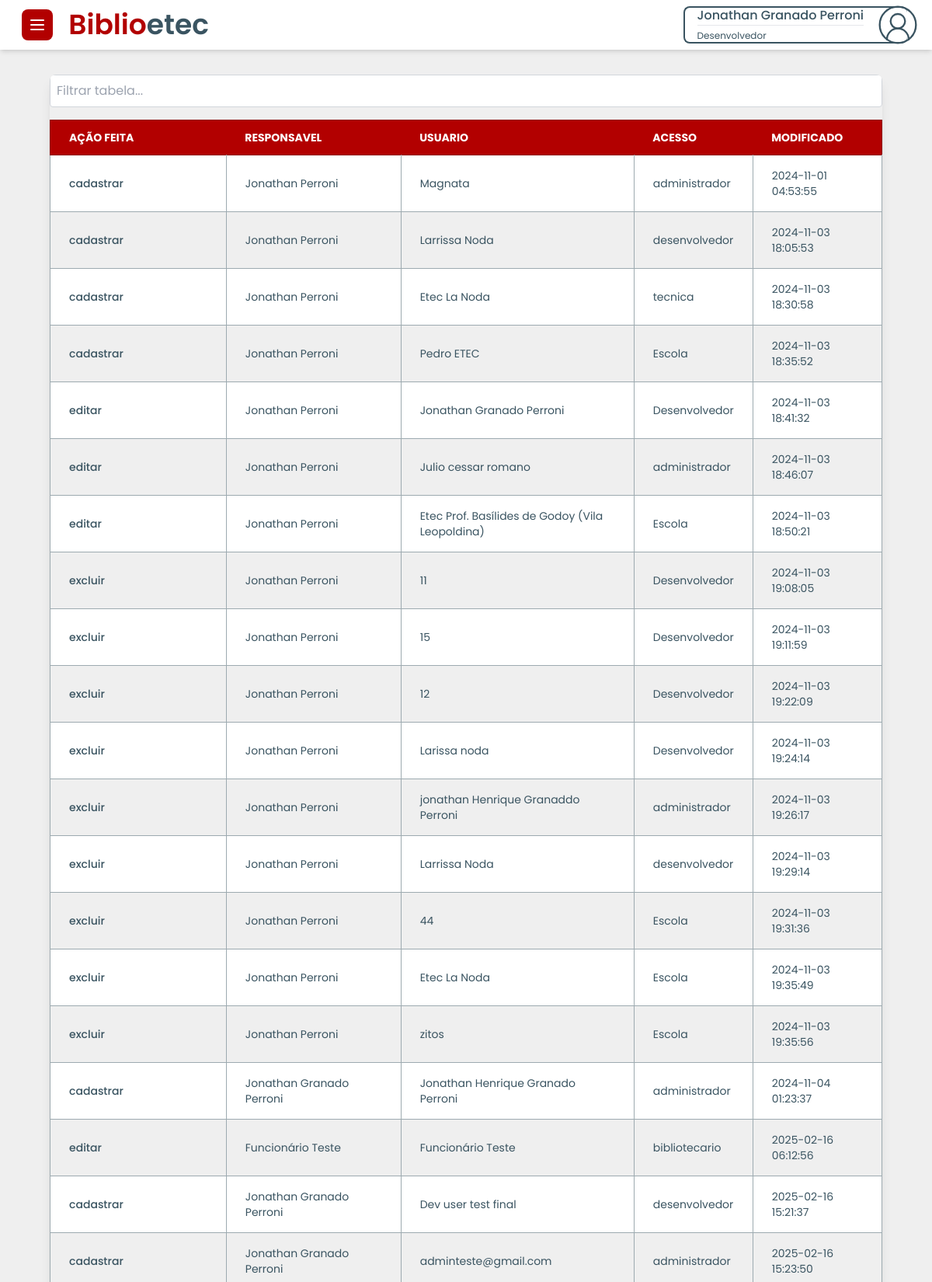
/Users/pageUser/pageGlobal/Relatorio/historico.php (signed in, upper part), run on the app's committed database.
### tables this page shows
CREATE TABLE `historico_usuarios` (
  `id` int(11) NOT NULL,
  `historico_responsavel` text NOT NULL,
  `historico_acao` text NOT NULL,
  `historico_usuario` text NOT NULL,
  `historico_acesso` text NOT NULL,
  `historico_data_hora` timestamp NOT NULL DEFAULT current_timestamp()
);

### Users/pageUser/pageGlobal/Relatorio/historico.php (the view, shortened to what this page needs)
<?php
 include("../../../../conexao/conexao.php");
?>
<!DOCTYPE html>
<html lang="pt-br">
<head>
    <script src="https://cdn.tailwindcss.com"></script>
    <link href="https://cdn.jsdelivr.net/npm/flowbite@2.5.1/dist/flowbite.min.css" rel="stylesheet" />
    <link rel="stylesheet" href="../../../UserCss/defaults.css">
</head>
<body>
    <nav class="flex justify-between items-center py-2 px-4 bg-white shadow-md">
        <div id="nav-left-side">
            <button data-drawer-target="default-sidebar" data-drawer-toggle="default-sidebar" aria-controls="default-sidebar" type="button" class="inline-flex items-center p-2 ms-3 bg-[var(--primary)] text-sm text-white rounded-lg hover:bg-[var(--primary-emphasis)] focus:outline-none focus:ring-2 focus:ring-gray-200 dark:text-white dark:hover:bg-[var(--primary-emphasis)]">
            </button>
            <a href="#" class="text-4xl mx-4 text-primary font-semibold hidden md:inline" tabindex="-1">Biblio<span class="text-secondary">etec</span></a>
        </div>
        <button id="dropdown-perfil" data-dropdown-toggle="dropdown" class="flex justify-between items-center max-h-12 pl-4 mr-4 bg-white border-2 border-solid border-[var(--secondary)] border-r-0 rounded-lg text-[var(--secondary)] text-left flex-nowrap text-nowrap" type="button">
            <div>
             <span class="text-[var(--secondary)] font-medium"><?php echo $_SESSION['nome']; ?></span>
                <hr>
                <span class="text-xs text-[var(--secondary)]"><?php echo $_SESSION['acesso']; ?></span>
            </div>
        </button>
    </nav>
        <main class="mx-1 sm:mx-16 my-8">
            <div class="relative overflow-x-auto shadow-lg rounded-lg">
            <div class="mb-4">
        <input type="text" id="filterInput" placeholder="Filtrar tabela..." class="w-full p-2 border border-gray-300 rounded" />
    </div>
                <table class="min-w-full text-sm text-left rtl:text-right text-[var(--secondary)]">
                    <thead class="text-sm text-white uppercase bg-[var(--primary)] border border-[var(--primary-emphasis)]">
                        <tr class="">
                            <th scope="col" class="px-6 py-3">Ação Feita</th>
                            <th scope="col" class="px-6 py-3">Responsavel</th>
                            <th scope="col" class="px-6 py-3">Usuario</th>
                            <th scope="col" class="px-6 py-3">Acesso</th>
                            <th scope="col" class="px-6 py-3">Modificado</th>
                        </tr>
                    </thead>
                    <tbody class="border border-[var(--grey)]">
                    <?php
                        $sql = "SELECT historico_acao, historico_responsavel, historico_usuario, historico_acesso, historico_data_hora FROM historico_usuarios";
                        $result = mysqli_query($conn, $sql);
                        if (mysqli_num_rows($result) > 0) {
                            while($row = mysqli_fetch_assoc($result)) {
                                echo '
                                <tr class="odd:bg-white even:bg-[var(--off-white)] border-b border-[var(--grey)]">
                                    <th scope="row" class="px-6 py-4 font-medium text-[var(--secondary)] whitespace-nowrap border-r border-[var(--grey)]">
                                        ' . htmlspecialchars($row["historico_acao"]) . '
                                    </th>
                                    <td class="px-6 py-4 border-r border-[var(--grey)]">' . htmlspecialchars($row["historico_responsavel"]) . '</td>
                                    <td class="px-6 py-4 border-r border-[var(--grey)]">' . htmlspecialchars($row["historico_usuario"]) . '</td>
                                    <td class="px-6 py-4 border-r border-[var(--grey)]">' . htmlspecialchars($row["historico_acesso"]) . '</td>
                                        <td class="px-6 py-4 border-r border-[var(--grey)]">' . htmlspecialchars($row["historico_data_hora"]) . ' </td>
                                </tr>';
                            }
                        } else {
                            echo '<tr><td colspan="5" class="text-center px-6 py-4">Nenhum dado encontrado</td></tr>';
                        }
                    ?>
                    </tbody>
                </table>
            </div>
        </main>
</body>
</html>

### Users/UserCss/defaults.css (style rules this page uses)
:root { --primary: #b20000; --primary-emphasis: #8e0000; --primary-light: #f0bebe; --secondary: #3a5461; --secondary-emphasis: #23323a; --light-grey: #d8dddf; --grey: #9daab0; --dark-grey: #273336; --off-black: #141617; --off-white: #efefef; }
* { box-sizing: border-box !important; font-family: "Poppins", sans-serif !important; }
body { width: 100% !important; display: flex !important; flex-direction: column !important; background-color: var(--off-white) !important; }
.text-primary { color: var(--primary) !important; }
.text-secondary { color: var(--secondary) !important; }

### data on the page
historico_usuarios: historico_acao "cadastrar", historico_responsavel "Jonathan Perroni", historico_usuario "Magnata", historico_acesso "administrador", historico_data_hora "2024-11-01 04:53:55"
historico_usuarios: historico_acao "cadastrar", historico_responsavel "Jonathan Perroni", historico_usuario "Larrissa Noda", historico_acesso "desenvolvedor", historico_data_hora "2024-11-03 18:05:53"
historico_usuarios: historico_acao "cadastrar", historico_responsavel "Jonathan Perroni", historico_usuario "Etec La Noda", historico_acesso "tecnica", historico_data_hora "2024-11-03 18:30:58"
historico_usuarios: historico_acao "cadastrar", historico_responsavel "Jonathan Perroni", historico_usuario "Pedro ETEC", historico_acesso "Escola", historico_data_hora "2024-11-03 18:35:52"
historico_usuarios: historico_acao "editar", historico_responsavel "Jonathan Perroni", historico_usuario "Jonathan Granado Perroni", historico_acesso "Desenvolvedor", historico_data_hora "2024-11-03 18:41:32"
historico_usuarios: historico_acao "editar", historico_responsavel "Jonathan Perroni", historico_usuario "Julio cessar romano", historico_acesso "administrador", historico_data_hora "2024-11-03 18:46:07"
historico_usuarios: historico_acao "editar", historico_responsavel "Jonathan Perroni", historico_usuario "Etec Prof. Basílides de Godoy (Vila Leopoldina)", historico_acesso "Escola", historico_data_hora "2024-11-03 18:50:21"
historico_usuarios: historico_acao "excluir", historico_responsavel "Jonathan Perroni", historico_usuario "11", historico_acesso "Desenvolvedor", historico_data_hora "2024-11-03 19:08:05"
historico_usuarios: historico_acao "excluir", historico_responsavel "Jonathan Perroni", historico_usuario "15", historico_acesso "Desenvolvedor", historico_data_hora "2024-11-03 19:11:59"
historico_usuarios: historico_acao "excluir", historico_responsavel "Jonathan Perroni", historico_usuario "12", historico_acesso "Desenvolvedor", historico_data_hora "2024-11-03 19:22:09"
historico_usuarios: historico_acao "excluir", historico_responsavel "Jonathan Perroni", historico_usuario "Larissa noda", historico_acesso "Desenvolvedor", historico_data_hora "2024-11-03 19:24:14"
historico_usuarios: historico_acao "excluir", historico_responsavel "Jonathan Perroni", historico_usuario "jonathan Henrique Granaddo Perroni", historico_acesso "administrador", historico_data_hora "2024-11-03 19:26:17"
historico_usuarios: historico_acao "excluir", historico_responsavel "Jonathan Perroni", historico_usuario "Larrissa Noda", historico_acesso "desenvolvedor", historico_data_hora "2024-11-03 19:29:14"
historico_usuarios: historico_acao "excluir", historico_responsavel "Jonathan Perroni", historico_usuario "44", historico_acesso "Escola", historico_data_hora "2024-11-03 19:31:36"
historico_usuarios: historico_acao "excluir", historico_responsavel "Jonathan Perroni", historico_usuario "Etec La Noda", historico_acesso "Escola", historico_data_hora "2024-11-03 19:35:49"
historico_usuarios: historico_acao "excluir", historico_responsavel "Jonathan Perroni", historico_usuario "zitos", historico_acesso "Escola", historico_data_hora "2024-11-03 19:35:56"
historico_usuarios: historico_acao "cadastrar", historico_responsavel "Jonathan Granado Perroni", historico_usuario "Jonathan Henrique Granado Perroni", historico_acesso "administrador", historico_data_hora "2024-11-04 01:23:37"
historico_usuarios: historico_acao "editar", historico_responsavel "Funcionário Teste", historico_usuario "Funcionário Teste", historico_acesso "bibliotecario", historico_data_hora "2025-02-16 06:12:56"
historico_usuarios: historico_acao "cadastrar", historico_responsavel "Jonathan Granado Perroni", historico_usuario "Dev user test final", historico_acesso "desenvolvedor", historico_data_hora "2025-02-16 15:21:37"
historico_usuarios: historico_acao "cadastrar", historico_responsavel "Jonathan Granado Perroni", historico_usuario "adminteste@gmail.com", historico_acesso "administrador", historico_data_hora "2025-02-16 15:23:50"

### other printed values
$_SESSION['nome'] "Jonathan Granado Perroni"
$_SESSION['acesso'] "Desenvolvedor"
